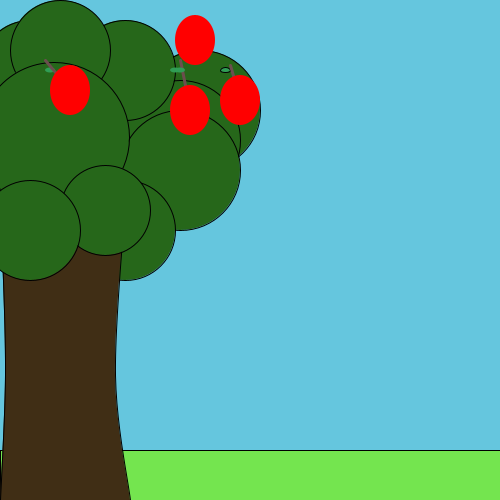
Frame 1 (no input)
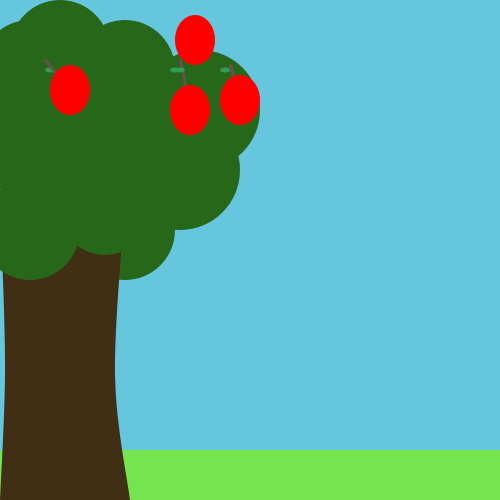
Frame 60 (the mouse pressed at the canvas centre just before this capture)
Frame 120 (the mouse held since frame 60 and released just before this capture): identical to frame 60, image omitted

The Processing sketch that drew these frames (run headless with seeded random() and noise(); from frame 60 on, the mouse is pressed at the canvas centre):

// Processing sketch: processing_93343
// ── processing_93343.pde

//Gabriela Nisenbaum
//march 16, 2013
//Apples
 
float gravity = 0.25;
Apple billy = new Apple();
boolean clicked;
 
void setup () {
  size (500, 500);
  clicked = false;
}
void draw () {
  background (101, 198, 222);
  fill (116, 229, 79);
  rect (0, 450, width, 50);
  billy.display();
  if (clicked == true) {
  billy.fall();
  }
}


  
 void mouseClicked () {
  clicked = true;
 }
  
   
 class Apple {
  float x;
  float y;
  float w;
  float h;
  float speed;
   
  Apple () {
    x = 250;
    y = 70;
    w = 30;
    h = 50;
    speed = 0;
  }

  //functions
  void display () {
  //tree
  fill(38, 103, 26);
  ellipse(200, 110, 120, 120);
  ellipse(180, 140, 120, 120);
  ellipse(180, 170, 120, 120);
  ellipse(125, 230, 100, 100);
  ellipse(125, 70, 100, 100);
  ellipse(30, 70, 100, 100);
  ellipse(60, 50, 100, 100);
  ellipse(54, 137, 150, 150);
  fill(64, 46, 21);
  beginShape();
  curveVertex(0, 500);
  curveVertex(0, 500);
  curveVertex(5,375);
  curveVertex(2, 250);
  curveVertex(2, 250);
  vertex(125, 200);
  curveVertex(125, 200);
  curveVertex(125, 200);
  curveVertex(115, 375);
  curveVertex(130, 500);
  curveVertex(130, 500);
  endShape();
  fill(38, 103, 26);
  ellipse(105, 210, 90, 90);
  ellipse(30, 230, 100, 100);
     
  //apples
  fill (48, 157, 85);
  ellipse (225, y, 10, 5);
  strokeWeight (3);
  stroke (108, 78, 78);
  line (240, y+30, 230, y-5);
  noStroke();
  fill (255, 0, 0);
  ellipse (240, y+30, 40, 50);
     
  fill (48, 157, 85);
  ellipse (175, y, 10, 5);
  strokeWeight (3);
  stroke (108, 78, 78);
  line (190, y+40, 180, y-10);
  noStroke();
  fill (255, 0, 0);
  ellipse (190, y+40, 40, 50);
   
  fill (48, 157, 85);
  ellipse (180, y, 10, 5);
  strokeWeight (3);
  stroke (108, 78, 78);
  line (195, y-30, 180, y-20);
  noStroke();
  fill (255, 0, 0);
  ellipse (195, y-30, 40, 50);
   
  fill (48, 157, 85);
  ellipse (50, y, 10, 5);
  strokeWeight (3);
  stroke (108, 78, 78);
  line (70, y+20, 45, y-10);
  noStroke();
  fill (255, 0, 0);
  ellipse (70, y+20, 40, 50);
   
 /* fill (48, 157, 85);
  ellipse (100, y, 10, 5);
  strokeWeight (3);
  stroke (108, 78, 78);
  line (120, y+50, 90, y+50);
  noStroke();
  fill (255, 0, 0);
  ellipse (120, y+80, 40, 50);*/
  
   
  }
      void fall () {
    y = y + speed;
    speed = speed + gravity;
  }

   
   
   
}
